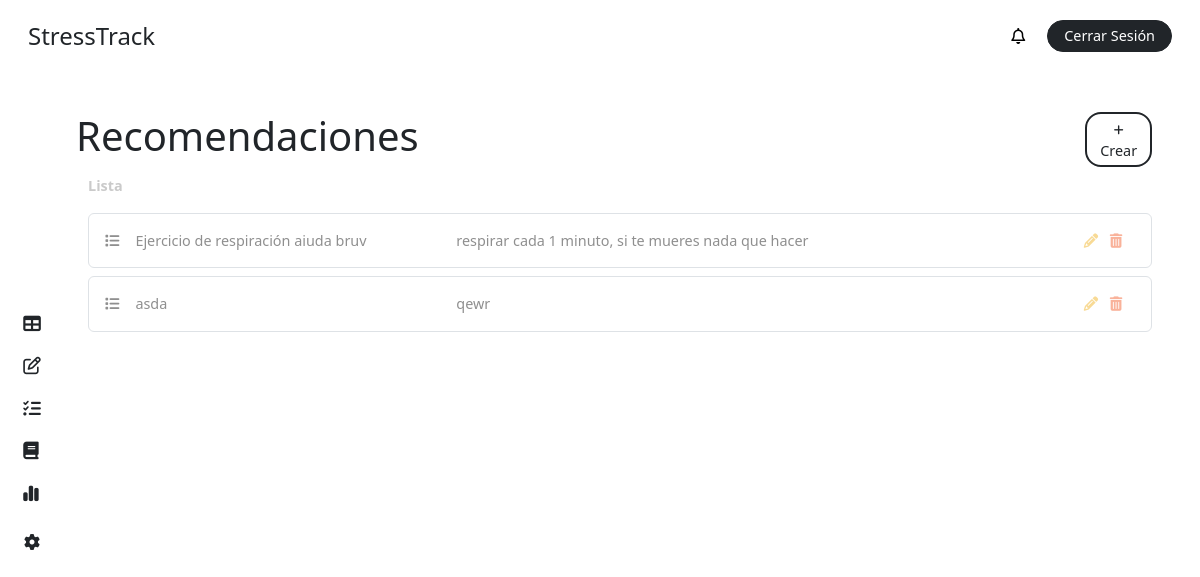
The app's page /recommendation/ (signed in), older data.
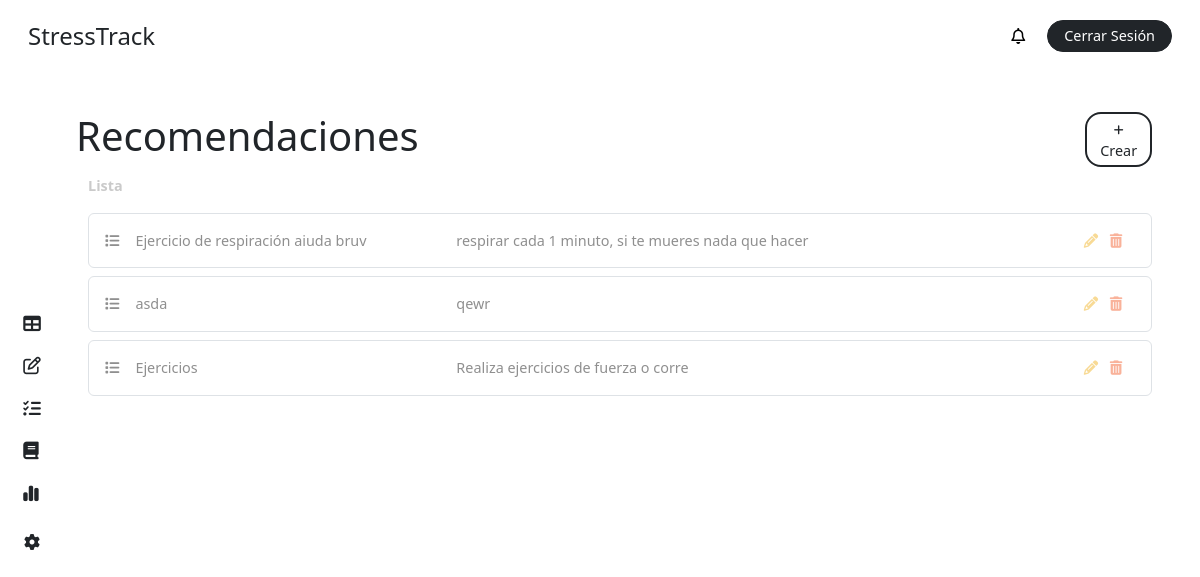
The same page, newer data.
### stress/models.py (models this page shows, shortened)
class Recommendation(models.Model):
    title = models.CharField(max_length=255)
    description = models.CharField(max_length=255)
    min_percent = models.IntegerField()
    max_percent = models.IntegerField()

### stress/views.py (the view, shortened to what this page needs)
# urls.py: path('recommendation/', views.recommendation, name='recommendation'),
@login_required
def recommendation(request):
    user = request.user
    form = RecommendationForm()
    if user.role == 'teacher':
        studens = user.teaching_courses.first().students.all() if user.teaching_courses.first() else None
    else:
        studens = None
    recommendations = Recommendation.objects.all()
    context = {
        'role': user.role,
        'recommendations': recommendations,
        'students': studens,
        'form': form,
        'notifications': user.notifications.all(),
        'unread_notifications': user.notifications.filter(is_read=False).count(),
    }
    return render(request, 'dashboard/recommendation.html', context)

### stress/templates/dashboard/recommendation.html (shortened to what this page needs)
{% extends "base/dashboard_base.html" %}
{% block content %}
{% include "elements/dashboard_sidebar.html" with role=role %}
<main class="main p-4 pt-3 pe-5">
  <div class="my-4">
        <div class="row">
            <div class="{% if role == 'teacher' %} col-9 {% else %} col-11 {% endif %} p-0">
                <h1 class="m-0">Recomendaciones</h1>
            </div>
            <div class="col-1 d-flex flex-column justify-content-center">
                <button
                    class="fs-7 text-center rounded-4 bg-white border border-dark border-2 text-dark text-decoration-none py-1 px-2"
                    data-bs-toggle="modal"
                    data-bs-target="#addRecoModal"
                >
                    <i class="fa-solid fa-plus fs-8"></i> Crear
                </button>
            </div>
        </div>
        <label class="text-grisillo fw-bold my-2">Lista</label>
        {% if recommendations %}
            {% for recommendation in recommendations %}
                <div class="p-3 my-2 rounded-2 text-gris border border-1">
                    <div class="row">
                        <div class="col-4">
                            <i class="fa-solid fa-list me-3"></i>{{ recommendation.title }}
                        </div>
                        <div class="col-7">
                            {{ recommendation.description }}
                        </div>
                        <div class="col-1 text-center">
                            <a  href="#"
                                class="mx-1 text-decoration-none text-not-bad edit-task"
                                data-bs-toggle="modal"
                                data-bs-target="#updateRecoModal{{ recommendation.id }}""
                                title="Editar">
                                <i class="fa-solid fa-pencil"></i>
                            </a>
                            <a  href="{% url 'delete-recommendation' recommendation.id %}"
                                class="mx-1 text-decoration-none text-dying"
                                title="Eliminar"
                                id="delete-reco-{{ recommendation.id }}"
                            >
                                <i class="fa-solid fa-trash-can"></i>
                            </a>
                        </div>
                    </div>
                </div>
            {% endfor %}
        {% else %}
            <div class="bg-inf p-3 my-2 rounded-2 text-gris">
                <i class="fas fa-info-circle me-2"></i> No existen recomendaciones por el momento.
            </div>
        {% endif %}
    </div>
</main>
{% endblock %}

Row changes from the older to the newer data that the page shows:
added Recommendation: title "Ejercicios", description "Realiza ejercicios de fuerza o corre"
